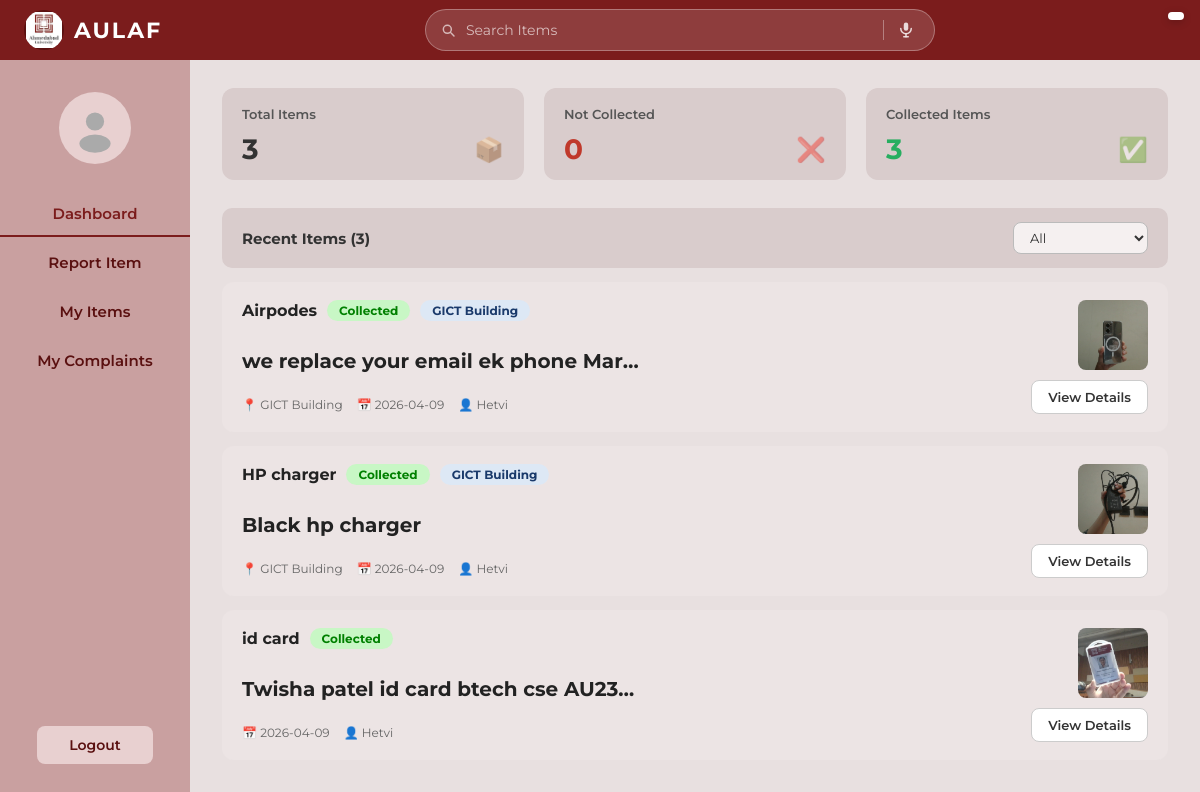
The app's page /home/ (signed in) with its own data.
### items/models.py (models this page shows, shortened)
class Item(models.Model):
    item_name       = models.CharField(max_length=100)
    image           = models.ImageField(upload_to="items/")
    description     = models.TextField(blank=True, null=True)
    status          = models.CharField(max_length=20, choices=STATUS_CHOICES, default="Not Collected")
    submission_type = models.CharField(max_length=20, choices=SUBMISSION_CHOICES)
    submitted_at    = models.CharField(max_length=10, choices=LOCATION_CHOICES, blank=True, null=True)
    reported_by     = models.ForeignKey(User, on_delete=models.CASCADE)
    date_reported   = models.DateTimeField(auto_now_add=True)
    audio_blob       = models.FileField(upload_to='audio/', blank=True, null=True)
    audio_transcript = models.TextField(blank=True, null=True)

### items/views.py (the view)
# urls.py: path("home/",                     views.home,          name="home"),
@login_required
def home(request):
    items = Item.objects.all().order_by("-date_reported")
    return render(request, "items/home.html", {
        "items": items,
        "total_items": items.count(),
        "not_collected": items.filter(status="Not Collected").count(),
        "collected_items": items.filter(status="Collected").count(),
    })

### items/templates/items/home.html (shortened to what this page needs)
{% load static %}
<!DOCTYPE html>
<html lang="en">
<head>
    <link rel="stylesheet" href="{% static 'items/in.css' %}">
</head>
<body class="dashboard-body">
    <nav class="dash-navbar">
        <div class="dash-nav-left">
            <div class="dash-nav-logo">
                <img src="{% static 'items/au_logo.jpeg' %}" alt="AU" class="nav-icon"
                     onerror="this.style.display='none'">
            </div>
            <span class="dash-nav-title">AULAF</span>
        </div>
        <div class="dash-nav-center">
            <div class="dash-search-pill">
                <span class="pill-search-icon">
                    <svg width="16" height="16" viewBox="0 0 24 24" fill="none">
                        <path d="M21 21l-4.35-4.35M17 11A6 6 0 1 1 5 11a6 6 0 0 1 12 0z"
                              stroke="rgba(255,255,255,0.8)" stroke-width="2.2"
                              stroke-linecap="round"/>
                    </svg>
                </span>
                <input type="text" id="searchBox"
                       placeholder="Search Items"
                       class="pill-search-input"
                       autocomplete="off">
                <button id="micBtn" class="pill-icon-btn" title="Search by voice">
                </button>
            </div>
        </div>
    </nav>
    <div class="dash-layout">
        <aside class="dash-sidebar">
            <div class="dash-avatar">
                <div class="dash-avatar-circle">
                    <svg viewBox="0 0 40 40" fill="none" xmlns="http://www.w3.org/2000/svg">
                        <circle cx="20" cy="15" r="7" fill="#aaa"/>
                        <ellipse cx="20" cy="32" rx="12" ry="7" fill="#aaa"/>
                    </svg>
                </div>
            </div>
            <nav class="dash-sidebar-nav">
                <a href="{% url 'home' %}"         class="dash-sidebar-link active">Dashboard</a>
                <a href="{% url 'add_item' %}"      class="dash-sidebar-link">Report Item</a>
                <a href="{% url 'my_items' %}"      class="dash-sidebar-link">My Items</a>
                <a href="{% url 'my_complaints' %}" class="dash-sidebar-link">My Complaints</a>
            </nav>
            <a href="{% url 'logout' %}" class="dash-logout-btn">Logout</a>
        </aside>
        <main class="dash-main">
            <div class="dash-stats-row">
                <div class="dash-stat-card">
                    <span class="dash-stat-label">Total Items</span>
                    <div class="dash-stat-bottom">
                        <span class="dash-stat-number" id="statTotal">{{ total_items|default:"0" }}</span>
                        <span class="dash-stat-icon">📦</span>
                    </div>
                </div>
                <div class="dash-stat-card">
                    <span class="dash-stat-label">Not Collected</span>
                    <div class="dash-stat-bottom">
                        <span class="dash-stat-number dash-stat-number--lost" id="statNotCollected">{{ not_collected|default:"0" }}</span>
                        <span class="dash-stat-icon dash-stat-icon--lost">❌</span>
                    </div>
                </div>
                <div class="dash-stat-card">
                    <span class="dash-stat-label">Collected Items</span>
                    <div class="dash-stat-bottom">
                        <span class="dash-stat-number dash-stat-number--found" id="statCollected">{{ collected_items|default:"0" }}</span>
                        <span class="dash-stat-icon dash-stat-icon--found">✅</span>
                    </div>
                </div>
            </div>
            <div class="dash-recent-header">
                <span>Recent Items (<span id="visibleCount">{{ items|length }}</span>)</span>
                <select id="filterStatus" class="dash-filter-select">
                    <option value="all">All</option>
                </select>
            </div>
            <div id="itemsContainer" class="dash-items-list">
                {% for item in items %}
                <div class="dash-item-card"
                     data-id="{{ item.id }}"
                     data-name="{{ item.item_name|lower }}"
                     data-status="{{ item.status|lower|slugify }}"
                     data-desc="{{ item.description|lower|default:'' }}">
                    <div class="dash-item-left">
                        <div class="dash-item-title-row">
                            <span class="dash-item-name">{{ item.item_name }}</span>
                            <span class="dash-badge dash-badge--{{ item.status|lower|slugify }}">
                                {{ item.status }}
                            </span>
                            {% if item.submitted_at %}
                                <span class="dash-badge dash-badge--category">
                                    {{ item.get_submitted_at_display }}
                                </span>
                            {% endif %}
                        </div>
                        <p class="dash-item-desc">{{ item.description }}</p>
                        <div class="dash-item-meta">
                            {% if item.submitted_at %}
                                <span class="dash-meta-chip">📍 {{ item.get_submitted_at_display }}</span>
                            {% endif %}
                            <span class="dash-meta-chip">📅 {{ item.date_reported|date:"Y-m-d" }}</span>
                            <span class="dash-meta-chip">👤 {{ item.reported_by.username }}</span>
                        </div>
                    </div>
                    <div class="dash-item-right">
                        {% if item.image %}
                            <img src="{{ item.image.url }}"
                                 class="dash-item-thumb"
                                 alt="{{ item.item_name }}">
                        {% endif %}
                        <a href="{% url 'item_detail' item.id %}" class="dash-view-btn">View Details</a>
                    </div>
                </div>
                {% empty %}
                <p class="dash-empty">No items reported yet.</p>
                {% endfor %}
            </div>
        </main>
    </div>
    <div id="google_translate_element"></div>
</body>
</html>

### items/templates/items/home.html (style rules this page uses)
#google_translate_element { position: fixed; top: 12px; right: 16px; z-index: 99999; background: #fff; border-radius: 8px; padding: 4px 8px; box-shadow: 0 2px 8px rgba(0,0,0,0.2); }
body { top: 0 !important; }
.dash-navbar { display: flex; align-items: center; justify-content: space-between; padding: 0 24px; height: 60px; background: #7B1C1C; position: sticky; top: 0; z-index: 1000; }
.dash-nav-left { display: flex; align-items: center; gap: 10px; min-width: 160px; }
.dash-nav-center { flex: 1; display: flex; justify-content: center; padding: 0 20px; }
.dash-search-pill { display: flex; align-items: center; background: rgba(255,255,255,0.15); border: 1.5px solid rgba(255,255,255,0.3); border-radius: 999px; padding: 6px 14px; width: 100%; max-width: 480px; gap: 8px; position: relative; }
.pill-search-icon { display: flex; align-items: center; opacity: 0.8; flex-shrink: 0; }
.pill-search-input { flex: 1; background: transparent; border: none; outline: none; color: #fff; font-family: 'Montserrat', Arial, sans-serif; font-size: 14px; min-width: 0; }
.pill-search-input::placeholder { color: rgba(255,255,255,0.65); }
.pill-icon-btn { background: none; border: none; cursor: pointer; padding: 5px; border-radius: 50%; display: flex; align-items: center; justify-content: center; flex-shrink: 0; opacity: 0.9; transition: background 0.15s, opacity 0.2s; }

### records on screen
Item: item_name "Airpodes", status "Collected", submitted_at "GICT Building", description "we replace your email ek phone Mar…", date_reported "2026-04-09", reported_by.username "Hetvi", image (picture)
Item: item_name "HP charger", status "Collected", submitted_at "GICT Building", description "Black hp charger", date_reported "2026-04-09", reported_by.username "Hetvi", image (picture)
Item: item_name "id card", status "Collected", description "Twisha patel id card btech cse AU23…", date_reported "2026-04-09", reported_by.username "Hetvi", image (picture)

### other values on screen
{{ total_items|default:"0" }} "3"
{{ not_collected|default:"0" }} "0"
{{ collected_items|default:"0" }} "3"
{{ items|length }} "3"
